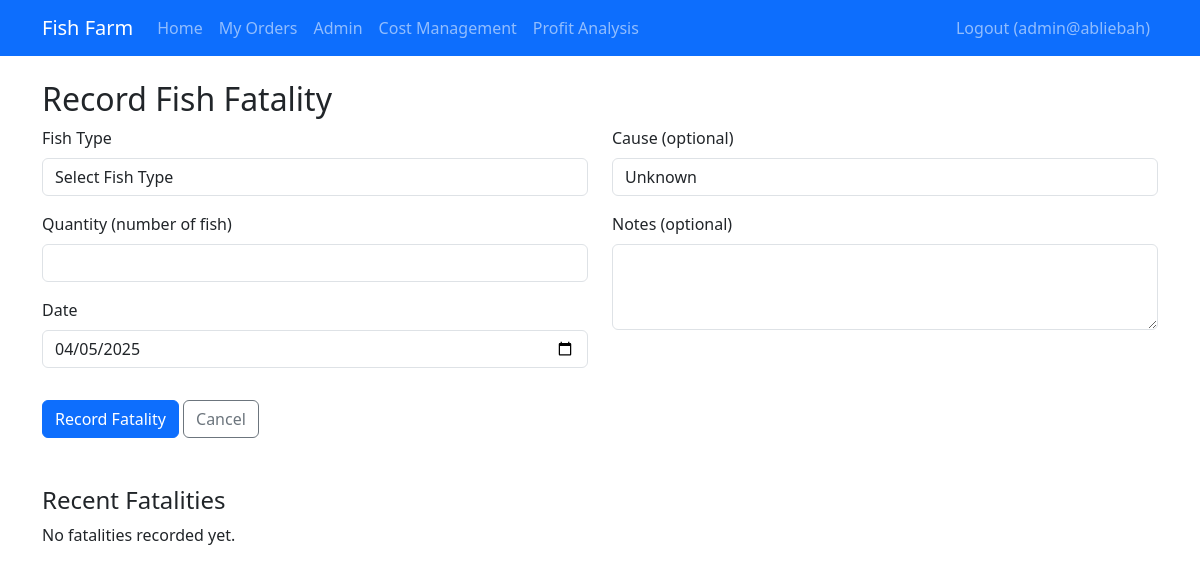
The app's page /fatality_records.php (signed in), older data.
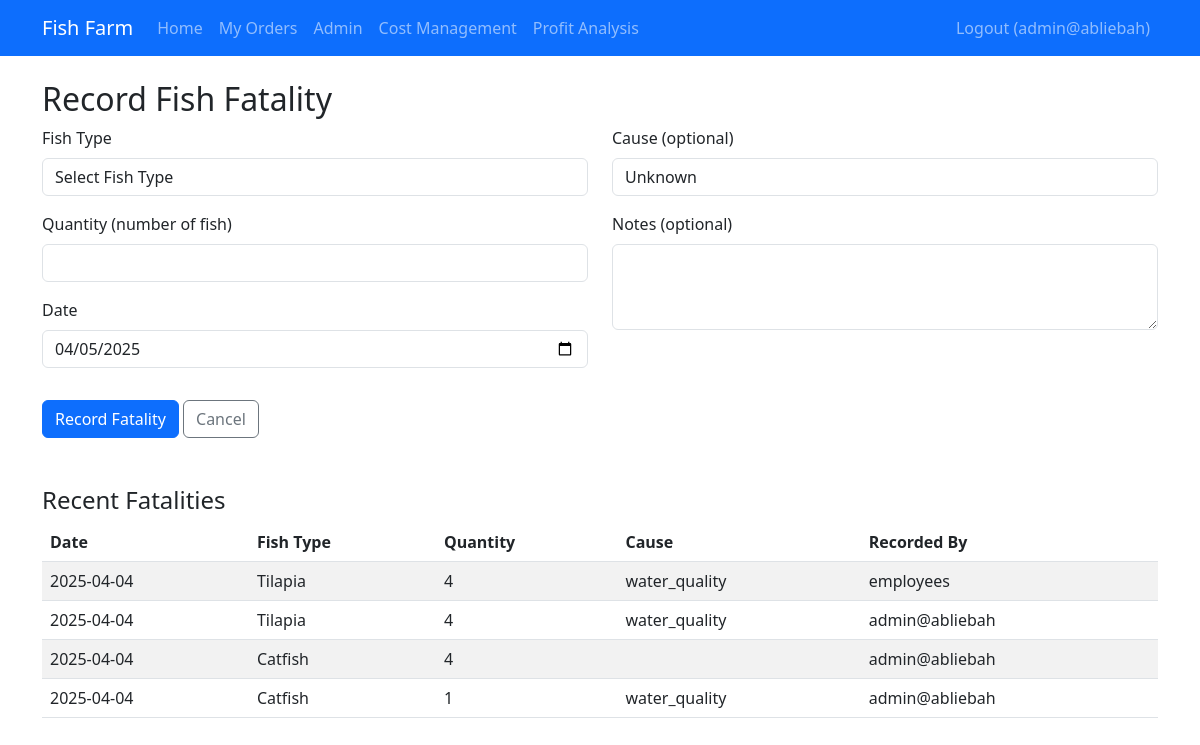
The same page, newer data.
### tables this page shows
CREATE TABLE `fish_fatalities` (
  `id` int(11) NOT NULL,
  `fish_type_id` int(11) NOT NULL,
  `quantity` int(11) NOT NULL,
  `date_recorded` date NOT NULL,
  `cause` varchar(255) DEFAULT NULL,
  `notes` text DEFAULT NULL,
  `recorded_by` int(11) NOT NULL,
  `recorded_at` timestamp NOT NULL DEFAULT current_timestamp()
);

CREATE TABLE `fish_types` (
  `id` int(11) NOT NULL,
  `name` varchar(50) NOT NULL,
  `description` text DEFAULT NULL,
  `price_per_kg` decimal(10,2) NOT NULL,
  `image_path` varchar(255) DEFAULT NULL
);

CREATE TABLE `users` (
  `id` int(11) NOT NULL,
  `username` varchar(50) NOT NULL,
  `password` varchar(255) NOT NULL,
  `email` varchar(100) NOT NULL,
  `role` enum('admin','employee','customer') DEFAULT 'customer',
  `created_at` timestamp NOT NULL DEFAULT current_timestamp()
);

### auth.php (called while the page is built, shortened)
<?php
function isLoggedIn()
{
    return isset($_SESSION['user_id']);
}
function isAdmin()
{
    return isLoggedIn() && $_SESSION['role'] === 'admin';
}

### fatality_records.php (the view, shortened to what this page needs)
<?php
require_once 'auth.php';
include 'navbar.php';
?>
<!DOCTYPE html>
<html lang="en">
<head>
    <link href="https://cdn.jsdelivr.net/npm/bootstrap@5.3.0/dist/css/bootstrap.min.css" rel="stylesheet">
</head>
<body>
    <div class="container mt-4">
        <h2>Record Fish Fatality</h2>
        <form method="POST">
            <div class="row">
                <div class="col-md-6">
                    <div class="mb-3">
                        <label for="fish_type_id" class="form-label">Fish Type</label>
                        <select class="form-control" id="fish_type_id" name="fish_type_id" required>
                            <option value="">Select Fish Type</option>
                        </select>
                    </div>
                    <div class="mb-3">
                        <label for="quantity" class="form-label">Quantity (number of fish)</label>
                        <input type="number" class="form-control" id="quantity" name="quantity" min="1" required>
                    </div>
                    <div class="mb-3">
                        <label for="date" class="form-label">Date</label>
                        <input type="date" class="form-control" id="date" name="date" value="<?= date('Y-m-d') ?>" required>
                    </div>
                </div>
                <div class="col-md-6">
                    <div class="mb-3">
                        <label for="cause" class="form-label">Cause (optional)</label>
                        <select class="form-control" id="cause" name="cause">
                            <option value="">Unknown</option>
                        </select>
                    </div>
                    <div class="mb-3">
                        <label for="notes" class="form-label">Notes (optional)</label>
                        <textarea class="form-control" id="notes" name="notes" rows="3"></textarea>
                    </div>
                </div>
            </div>
            <div class="mt-3">
                <button type="submit" class="btn btn-primary">Record Fatality</button>
                <a href="admin.php" class="btn btn-outline-secondary">Cancel</a>
            </div>
        </form>
        <div class="mt-5">
            <h4>Recent Fatalities</h4>
            <?php
            $stmt = $pdo->query("
                SELECT f.*, ft.name as fish_name, u.username as recorded_by
                FROM fish_fatalities f
                JOIN fish_types ft ON f.fish_type_id = ft.id
                JOIN users u ON f.recorded_by = u.id
                ORDER BY f.date_recorded DESC, f.recorded_at DESC
                LIMIT 10
            ");
            $fatalities = $stmt->fetchAll();
            if (empty($fatalities)): ?>
                <p>No fatalities recorded yet.</p>
            <?php else: ?>
                <div class="table-responsive">
                    <table class="table table-striped">
                        <thead>
                            <tr>
                                <th>Date</th>
                                <th>Fish Type</th>
                                <th>Quantity</th>
                                <th>Cause</th>
                                <th>Recorded By</th>
                            </tr>
                        </thead>
                        <tbody>
                            <?php foreach ($fatalities as $fatality): ?>
                                <tr>
                                    <td><?= htmlspecialchars($fatality['date_recorded']) ?></td>
                                    <td><?= htmlspecialchars($fatality['fish_name']) ?></td>
                                    <td><?= $fatality['quantity'] ?></td>
                                    <td><?= htmlspecialchars($fatality['cause'] ?? 'Unknown') ?></td>
                                    <td><?= htmlspecialchars($fatality['recorded_by']) ?></td>
                                </tr>
                            <?php endforeach; ?>
                        </tbody>
                    </table>
                </div>
            <?php endif; ?>
        </div>
    </div>
</body>
</html>

### navbar.php (shortened to what this page needs)
<?php
require_once 'auth.php';
?>
<nav class="navbar navbar-expand-lg navbar-dark bg-primary">
    <div class="container">
        <a class="navbar-brand" href="index.php">Fish Farm</a>
        <div class="collapse navbar-collapse" id="navbarNav">
            <ul class="navbar-nav me-auto">
                <li class="nav-item">
                    <a class="nav-link <?= basename($_SERVER['PHP_SELF']) === 'index.php' ? 'active' : '' ?>" href="index.php">
                        Home
                    </a>
                </li>
                <?php if (isLoggedIn()): ?>
                    <li class="nav-item">
                        <a class="nav-link <?= basename($_SERVER['PHP_SELF']) === 'orders.php' ? 'active' : '' ?>" href="orders.php">My Orders</a>
                    </li>
                <?php endif; ?>
                <?php if (isAdmin()): ?>
                    <li class="nav-item">
                        <a class="nav-link <?= basename($_SERVER['PHP_SELF']) === 'admin.php' ? 'active' : '' ?>" href="admin.php">Admin</a>
                    </li>
                    <li class="nav-item">
                        <a class="nav-link <?= basename($_SERVER['PHP_SELF']) === 'cost_management.php' ? 'active' : '' ?>" href="cost_management.php">Cost Management</a>
                    </li>
                    <li class="nav-item">
                        <a class="nav-link <?= basename($_SERVER['PHP_SELF']) === 'profit_analysis.php' ? 'active' : '' ?>" href="profit_analysis.php">Profit Analysis</a>
                    </li>
                <?php endif; ?>
            </ul>
            <ul class="navbar-nav">
                <?php if (isLoggedIn()): ?>
                    <li class="nav-item">
                        <a class="nav-link" href="logout.php">Logout (<?= htmlspecialchars($_SESSION['username']) ?>)</a>
                    </li>
                <?php endif; ?>
            </ul>
        </div>
    </div>
</nav>

Row changes from the older to the newer data that the page shows:
added fish_fatalities: date_recorded "2025-04-04", fish_type.name "Tilapia", quantity "4", cause "water_quality", recorded_by.username "employees"
added fish_fatalities: date_recorded "2025-04-04", fish_type.name "Tilapia", quantity "4", cause "water_quality", recorded_by.username "admin@abliebah"
added fish_fatalities: date_recorded "2025-04-04", fish_type.name "Catfish", quantity "4", recorded_by.username "admin@abliebah"
added fish_fatalities: date_recorded "2025-04-04", fish_type.name "Catfish", quantity "1", cause "water_quality", recorded_by.username "admin@abliebah"
Text that changed along with them:
text no longer shown: "No fatalities recorded yet."
text now shown: "Date Fish Type Quantity Cause Recorded By"
